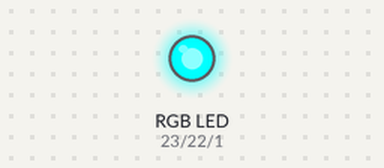
Simulated run of this sketch. Board: ESP32. On the bench: an RGB LED mixed from three pins (HIGH = lit). Random numbers use the default seed unless the sketch sets one.

Above: at 0.1 s.
At 2.6 s:
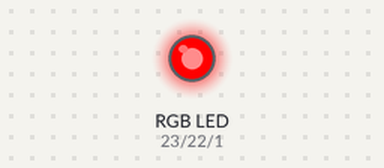
At 7.6 s:
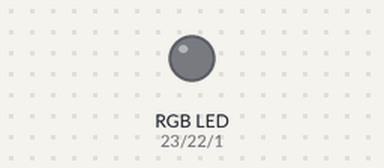
At 12.6 s:
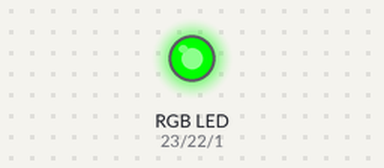
At 22.1 s:
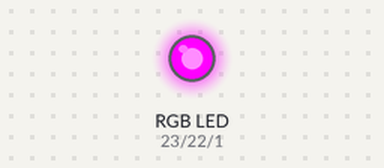
At 36.6 s:
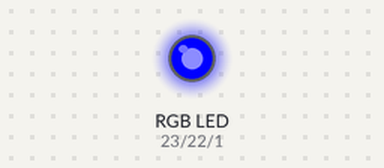
Timing chart, 0 to 40.0 s (numbered marks = the images above):
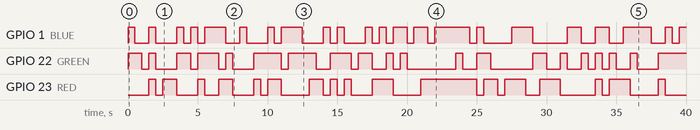

Measured:
- by itself, GPIO 1 (BLUE): LOW → HIGH at 0.00 s, → LOW 0.50 s later, → HIGH 1.0 s later, → LOW 0.50 s later, … (43 changes in this stretch)
- by itself, GPIO 22 (GREEN): LOW → HIGH at 0.00 s, → LOW 1.0 s later, → HIGH 0.50 s later, → LOW 0.50 s later, … (39 changes in this stretch)
- by itself, GPIO 23 (RED): LOW → HIGH at 1.5 s, → LOW 0.50 s later, → HIGH 0.50 s later, → LOW 1.0 s later, … (34 changes in this stretch)

The sketch:

RGB.ino
```cpp
/****************************************************************
 *                    RGB LED
 *                    =======
 *
 * In this program an RGB LED is connected to the ESP32 Devkitc
 * where Red pin to GPIO23, Green pin to GPIO22, and the Blue pin
 * to GPIO1. The LEDs are turned ON and OFF randomly.
 *
 *
 * Program: RGB
 * Date   : July, 2017
 **************************************************************/
#define RED 23
#define GREEN 22
#define BLUE 1
int R, G, B;

//
// Set GPIO pin 23, 22 and 1 as outputs
//
void setup()
{
   pinMode(RED, OUTPUT);
   pinMode(GREEN, OUTPUT);
   pinMode(BLUE, OUTPUT);
   randomSeed(10);
}


//
// Use the random number generator to generate ON (1) or OFF
// (0) values for the three colours
//
void loop()
{
   R = random(0, 2);
   G = random(0, 2);
   B = random(0, 2);

   digitalWrite(RED, R);
   digitalWrite(GREEN, G);
   digitalWrite(BLUE, B);
   delay(500);
}
```
